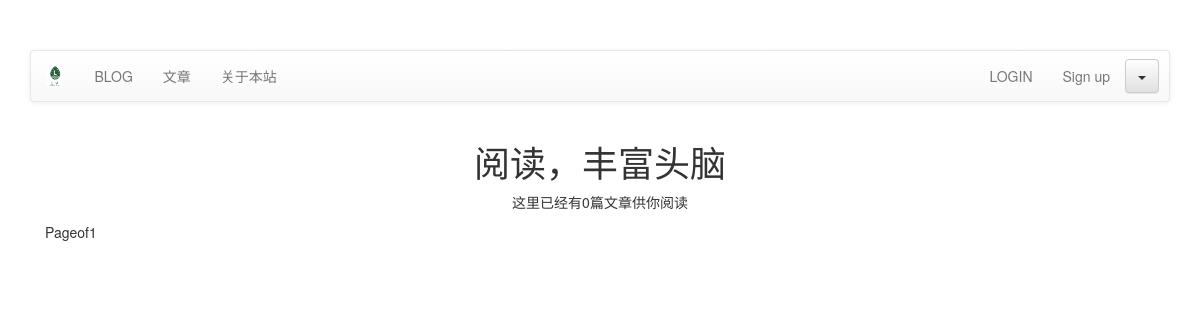
Before: /blog/article/list-article-titles/ with the older database file.
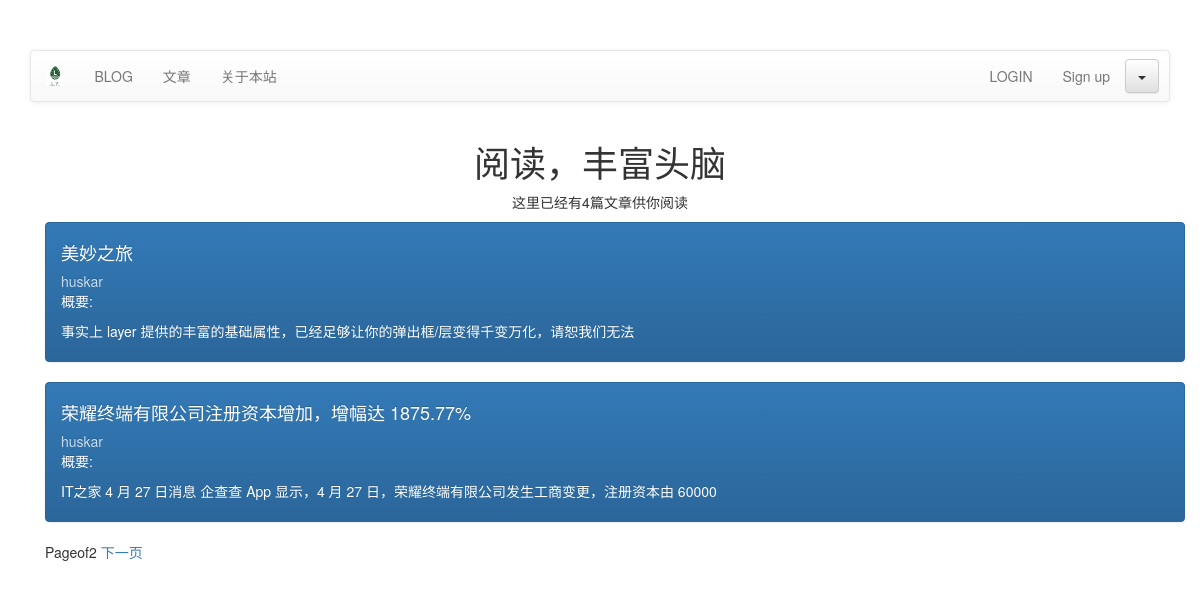
After: the same page with the newer database file.
### article/models.py (models this page shows, shortened)
class ArticlePost(models.Model):
    author = models.ForeignKey(User, related_name="article", on_delete=models.PROTECT)
    title = models.CharField(max_length=200)
    slug = models.SlugField(max_length=500)
    column = models.ForeignKey(ArticleColumn, related_name="article_column", on_delete=models.PROTECT)
    body = models.TextField()
    created = models.DateTimeField(default=timezone.now())
    update = models.DateTimeField(auto_now=True)
    users_like = models.ManyToManyField(User, related_name="articles_like", blank=True)
    article_tag = models.ManyToManyField(ArticleTag, related_name='article_tag', blank=True)
    class Meta:
        ordering = ("-update",)
        index_together = (("id", "slug"),)
    def get_url_path(self):
        return reverse("article:list_article_detail", args=[self.id, self.slug])

### article/list_views.py (the view)
# urls.py: url(r'^list-article-titles/(?P<username>[-\w]+)/$', list_views.article_titles, name="author_articles"),
def article_titles(request, username=None):
    if username:
        user = User.objects.get(username=username)
        article_title = ArticlePost.objects.filter(author=user)
        try:
            userinfo = user.userinfo
        except:
            userinfo = None
    else:
        article_title = ArticlePost.objects.all()
    paginator = Paginator(article_title, 2)
    page = request.GET.get("page")
    try:
        current_page = paginator.page(page)
        articles = current_page.object_list
    except PageNotAnInteger:
        current_page = paginator.page(1)
        articles = current_page.object_list
    except EmptyPage:
        current_page = paginator.page(paginator.num_pages)
        articles = current_page.object_list
    if username:
        return render(request, "article/list/author_articles.html", {"articles": articles, "page": current_page})
    return render(request, "article/list/article_titles.html", {"articles": articles, "page": current_page})

### article/templatetags/article_tags.py (called while the page is built)
@register.simple_tag
def total_article():
    return ArticlePost.objects.count()

### templates/article/list/article_titles.html (shortened to what this page needs)
{% extends "base.html" %}
{% load article_tags %}
{% block content %}
<div class="row text-center vertical-middle-sm">
    <h1>阅读，丰富头脑</h1>
    <p>这里已经有{% total_article %}篇文章供你阅读</p>
</div>
<div class="container">
    {% for article in articles %}
    <div class="list-group">
       <a href="{{ article.get_url_path }}" class="list-group-item active">
        <h4 class="list-group-heading">{{ article.title }}</h4>
        <p class="list-group-item-text">{{ article.author.username }}</p>
        <p class="list-group-ite,m-text">概要:{{ article.body|slice:"70"|linebreaks }}</p>
       </a>
    </div>
    {% endfor %}
{% include "article/paginator.html" %}
</div>
{% endblock %}

Changed rows visible on the page:
added ArticlePost: title "美妙之旅", author.username "huskar", body "事实上 layer 提供的丰富的基础属性，已经足够让你的弹出框/层变得千变万化，请恕我们无法"
added ArticlePost: title "荣耀终端有限公司注册资本增加，增幅达 1875.77%", author.username "huskar", body "IT之家 4 月 27 日消息 企查查 App 显示，4 月 27 日，荣耀终端有限公司发生工商变更，注册资本由 60000"
Other visible differences:
{{ page.paginator.num_pages }}: "1" → "2"
text no longer shown: "0"
text now shown: "4 下一页"
